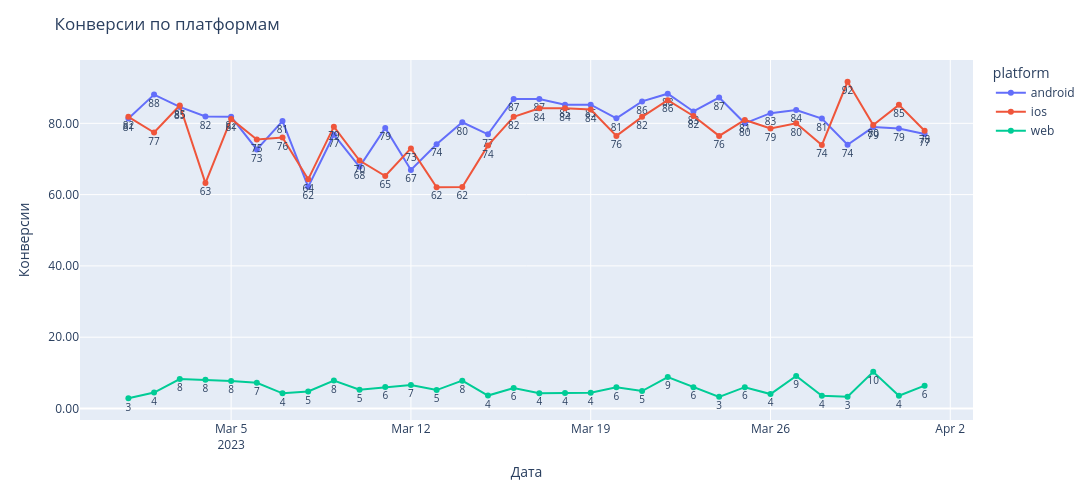

The notebook cell saved with this chart:
### Code cell
df_viz = conversion_data.copy()
df_viz['date_group'] = df_viz['date_group'].astype(str)
df_viz = df_viz[df_viz['date_group'].between(START_DATE, END_DATE)] 

fig = px.line(df_viz, 
              x='date_group', 
              y='conversion',
              color='platform',
              text=df_viz['conversion'].apply(lambda x: f'{x:.0f}'),
              markers=True,
              width=1900, 
              height=500,
        )

fig.update_layout(
    yaxis_tickformat='.2f',
    xaxis_title='Дата',
    yaxis_title='Конверсии',
    title='Конверсии по платформам'
)

fig.update_traces(
    textposition='bottom center',  # позиция: top center, bottom center, top left и т.д.
    textfont=dict(size=10) 
)

#fig.write_image('./charts/conversion_by_platform.png', width=1900, height=500, scale=2)
fig.show()

### Figure 1 — Plotly figure (JSON) as saved in the notebook; plotly's stock layout.template omitted (floating-point values rounded to 4 significant figures)
{"data": [{"hovertemplate": "platform=android<br>date_group=%{x}<br>conversion=%{y}<br>text=%{text}<extra></extra>", "legendgroup": "android", "line": {"color": "#636efa", "dash": "solid"}, "marker": {"symbol": "circle"}, "mode": "lines+markers+text", "name": "android", "orientation": "v", "showlegend": true, "text": ["81", "88", "85", "82", "82", "73", "81", "62", "77", "68", "79", "67", "74", "80", "77", "87", "87", "85", "85", "81", "86", "88", "83", "87", "80", "83", "84", "81", "74", "79", "79", "77"], "textfont": {"size": 10}, "textposition": "bottom center", "type": "scatter", "x": ["2023-03-01", "2023-03-02", "2023-03-03", "2023-03-04", "2023-03-05", "2023-03-06", "2023-03-07", "2023-03-08", "2023-03-09", "2023-03-10", "2023-03-11", "2023-03-12", "2023-03-13", "2023-03-14", "2023-03-15", "2023-03-16", "2023-03-17", "2023-03-18", "2023-03-19", "2023-03-20", "2023-03-21", "2023-03-22", "2023-03-23", "2023-03-24", "2023-03-25", "2023-03-26", "2023-03-27", "2023-03-28", "2023-03-29", "2023-03-30", "2023-03-31", "2023-04-01"], "xaxis": "x", "y": [81.33, 88.06, 84.62, 81.91, 81.82, 72.67, 80.65, 62.18, 76.81, 67.82, 78.72, 66.92, 74.15, 80.3, 76.92, 86.84, 86.79, 85.19, 85.25, 81.4, 86.15, 88.31, 83.33, 87.23, 80.0, 82.86, 83.75, 81.36, 73.97, 78.95, 78.57, 77.03], "yaxis": "y"}, {"hovertemplate": "platform=ios<br>date_group=%{x}<br>conversion=%{y}<br>text=%{text}<extra></extra>", "legendgroup": "ios", "line": {"color": "#EF553B", "dash": "solid"}, "marker": {"symbol": "circle"}, "mode": "lines+markers+text", "name": "ios", "orientation": "v", "showlegend": true, "text": ["82", "77", "85", "63", "81", "75", "76", "64", "79", "70", "65", "73", "62", "62", "74", "82", "84", "84", "84", "76", "82", "86", "82", "76", "81", "79", "80", "74", "92", "80", "85", "78"], "textfont": {"size": 10}, "textposition": "bottom center", "type": "scatter", "x": ["2023-03-01", "2023-03-02", "2023-03-03", "2023-03-04", "2023-03-05", "2023-03-06", "2023-03-07", "2023-03-08", "2023-03-09", "2023-03-10", "2023-03-11", "2023-03-12", "2023-03-13", "2023-03-14", "2023-03-15", "2023-03-16", "2023-03-17", "2023-03-18", "2023-03-19", "2023-03-20", "2023-03-21", "2023-03-22", "2023-03-23", "2023-03-24", "2023-03-25", "2023-03-26", "2023-03-27", "2023-03-28", "2023-03-29", "2023-03-30", "2023-03-31", "2023-04-01"], "xaxis": "x", "y": [81.82, 77.42, 85.0, 63.24, 81.25, 75.44, 76.0, 64.29, 79.07, 69.57, 65.22, 72.97, 62.07, 62.16, 73.81, 81.82, 84.21, 84.21, 83.87, 76.47, 81.82, 86.49, 82.05, 76.47, 80.95, 78.57, 80.0, 73.91, 91.67, 79.55, 85.19, 77.94], "yaxis": "y"}, {"hovertemplate": "platform=web<br>date_group=%{x}<br>conversion=%{y}<br>text=%{text}<extra></extra>", "legendgroup": "web", "line": {"color": "#00cc96", "dash": "solid"}, "marker": {"symbol": "circle"}, "mode": "lines+markers+text", "name": "web", "orientation": "v", "showlegend": true, "text": ["3", "4", "8", "8", "8", "7", "4", "5", "8", "5", "6", "7", "5", "8", "4", "6", "4", "4", "4", "6", "5", "9", "6", "3", "6", "4", "9", "4", "3", "10", "4", "6"], "textfont": {"size": 10}, "textposition": "bottom center", "type": "scatter", "x": ["2023-03-01", "2023-03-02", "2023-03-03", "2023-03-04", "2023-03-05", "2023-03-06", "2023-03-07", "2023-03-08", "2023-03-09", "2023-03-10", "2023-03-11", "2023-03-12", "2023-03-13", "2023-03-14", "2023-03-15", "2023-03-16", "2023-03-17", "2023-03-18", "2023-03-19", "2023-03-20", "2023-03-21", "2023-03-22", "2023-03-23", "2023-03-24", "2023-03-25", "2023-03-26", "2023-03-27", "2023-03-28", "2023-03-29", "2023-03-30", "2023-03-31", "2023-04-01"], "xaxis": "x", "y": [2.867, 4.466, 8.266, 8.041, 7.68, 7.196, 4.247, 4.777, 7.814, 5.271, 6.015, 6.555, 5.16, 7.798, 3.621, 5.743, 4.292, 4.336, 4.414, 5.925, 4.888, 8.798, 5.97, 3.254, 5.973, 4.034, 9.129, 3.566, 3.299, 10.3, 3.557, 6.405], "yaxis": "y"}], "layout": {"height": 500, "legend": {"title": {"text": "platform"}, "tracegroupgap": 0}, "margin": {"t": 60}, "title": {"text": "Конверсии по платформам"}, "width": 1900, "xaxis": {"anchor": "y", "domain": [0, 1], "title": {"text": "Дата"}}, "yaxis": {"anchor": "x", "domain": [0, 1], "tickformat": ".2f", "title": {"text": "Конверсии"}}}}
